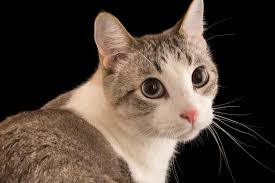
#> input picture Images/cat.jpeg, 275 x 183 px
$ python 8colorchannels.py
#> lines starting #> are read from the running program, lines starting #| are printed output that depends on the picture
import cv2 as cv
import numpy as np

## Each image is made with three channels : Blue Green Red
# It's possible to split the immage in order to display only one channel.
# The resultant image is in a gray scale, that represent the distribution of the color' density:
# light => high density     dark => low density

img = cv.imread('Images/cat.jpeg')
#> img is the input picture: shape (183, 275, 3); mean B, G, R 56, 66, 79.5
cv.imshow('Cat', img)
blank = np.zeros(img.shape[:2], dtype='uint8')

# Use the split function to get the three images
b,g,r = cv.split(img)
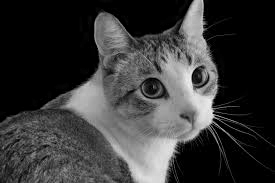
#> b: shape (183, 275); min 0, max 245, mean 56
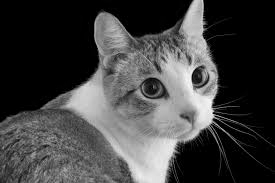
#> g: shape (183, 275); min 0, max 252, mean 66
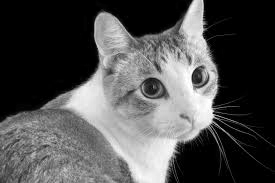
#> r: shape (183, 275); min 0, max 255, mean 79.5

cv.imshow('Blue', b)
cv.imshow('Green', g)
cv.imshow('Red', r)
# Print the shape
print(img.shape)
#| (183, 275, 3)
print(b.shape)
#| (183, 275)
print(g.shape)
#| (183, 275)
print(r.shape)
#| (183, 275)


## MERGE ##

merged = cv.merge([b,g,r])
cv.imshow('Merged', merged)

## SHOW THE COLORS IN A MERGED IMAGE ##

blue = cv.merge([b,blank,blank])    # By putting blank in the green and red place, I only display the blue channel
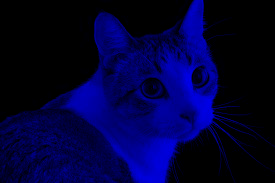
#> blue: shape (183, 275, 3); mean of channels 0, 1, 2 56, 0, 0; drawn as B, G, R
green = cv.merge([blank,g,blank])
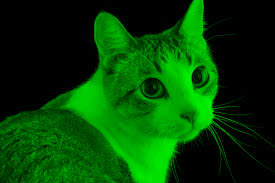
#> green: shape (183, 275, 3); mean of channels 0, 1, 2 0, 66, 0; drawn as B, G, R
red = cv.merge([blank,blank,r])
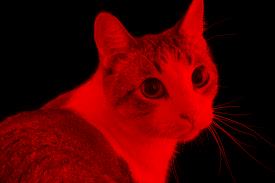
#> red: shape (183, 275, 3); mean of channels 0, 1, 2 0, 0, 79.5; drawn as B, G, R

cv.imshow('Blue Merged', blue)
cv.imshow('Green Merged', green)
cv.imshow('Red Merged', red)


cv.waitKey(0)

$ run again, with Images/desktop.jpg copied over Images/cat.jpeg
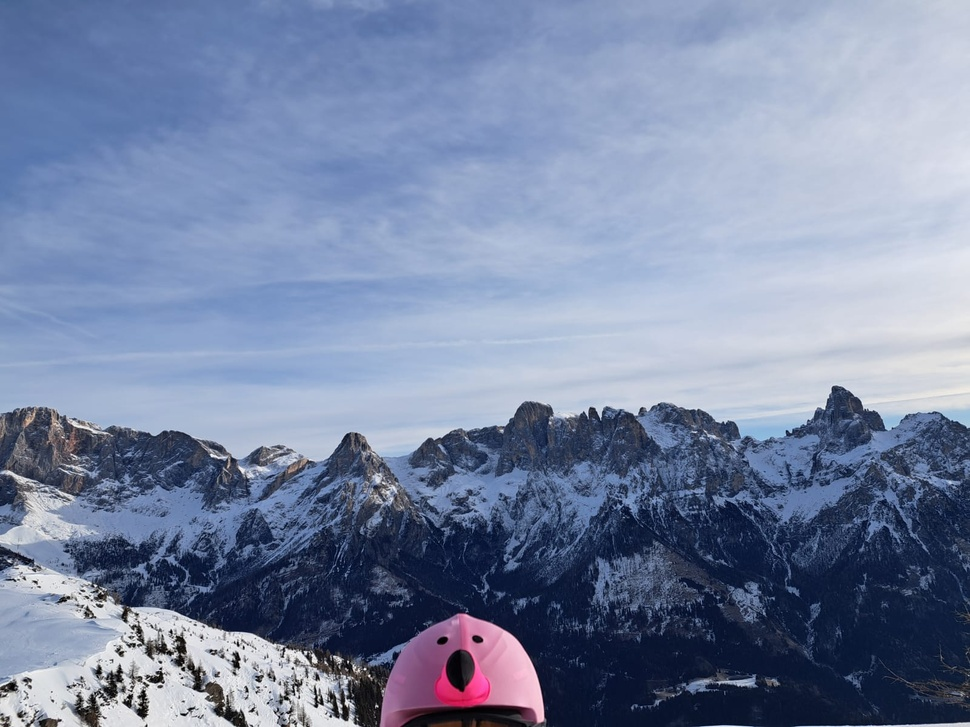
#> input picture Images/desktop.jpg, 970 x 727 px, shrunk from 1600 x 1200 before the run
#> img is the input picture: shape (727, 970, 3); mean B, G, R 162.9, 133.1, 119.6
#| (727, 970, 3)
#| (727, 970)
#| (727, 970)
#| (727, 970)
#> `green = cv.merge([blank,g,blank])`:
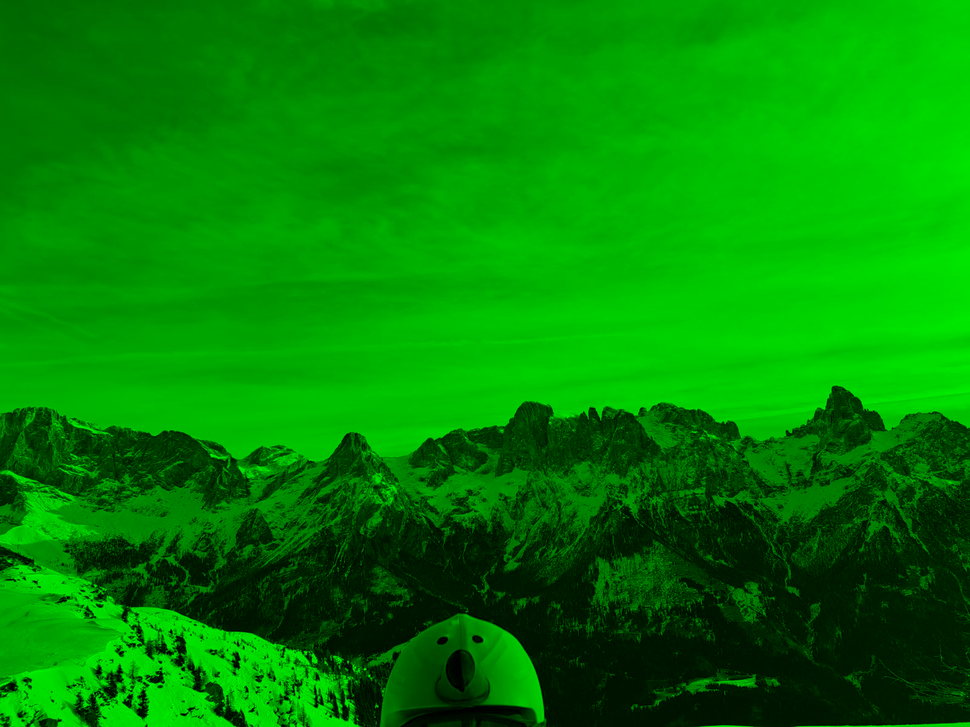
#> green: shape (727, 970, 3); mean of channels 0, 1, 2 0, 133.1, 0; drawn as B, G, R
#> `red = cv.merge([blank,blank,r])`:
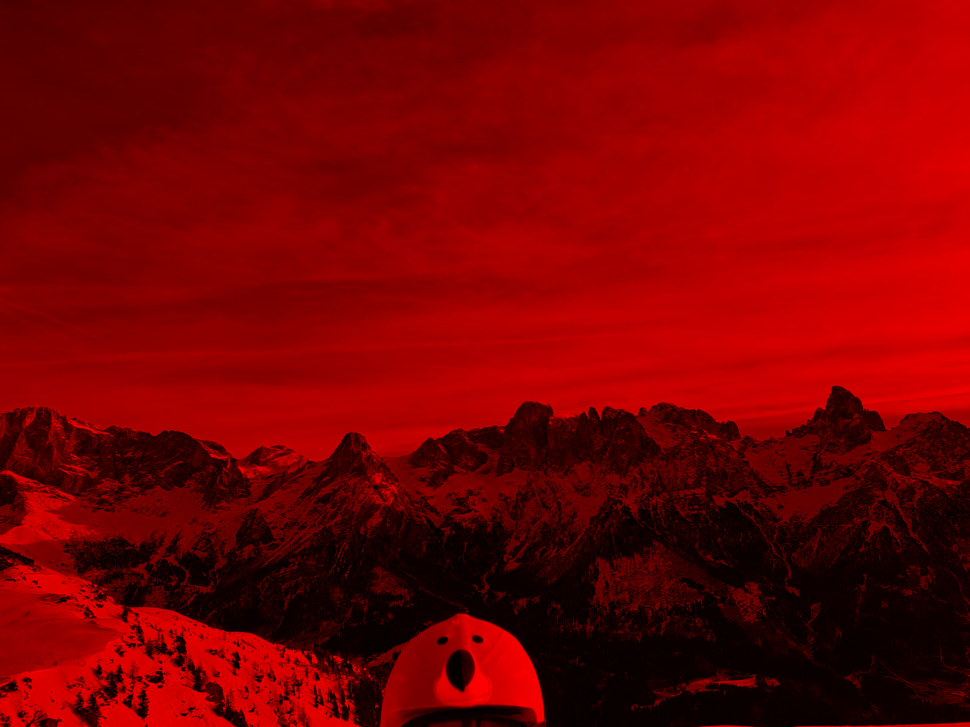
#> red: shape (727, 970, 3); mean of channels 0, 1, 2 0, 0, 119.6; drawn as B, G, R
